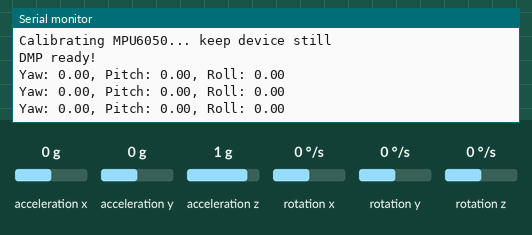
Bench run of a sketch on a simulated ESP32. On the bench: the last lines printed to the serial monitor. The inputs (shaded band) are chosen by the test bench; at power-on: acceleration x 0 g, acceleration y 0 g, acceleration z 1 g, rotation z 0 °/s, rotation x 0 °/s, rotation y 0 °/s.

Above: at 2.9 s.
3.0 s: acceleration x set to -1.4 g
At 3.6 s:
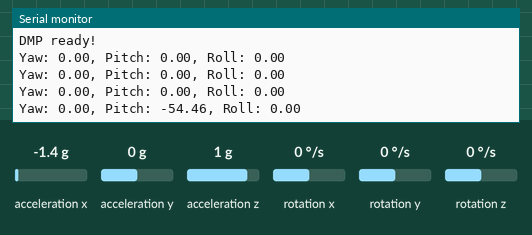
4.5 s: acceleration y set to -1.4 g
At 5.1 s:
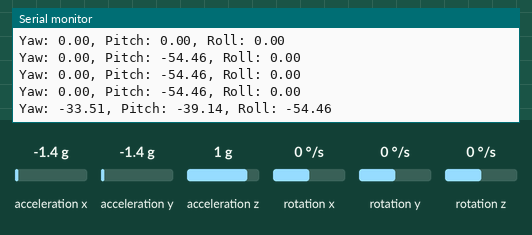
6.0 s: acceleration z set to -1.4 g
At 6.6 s:
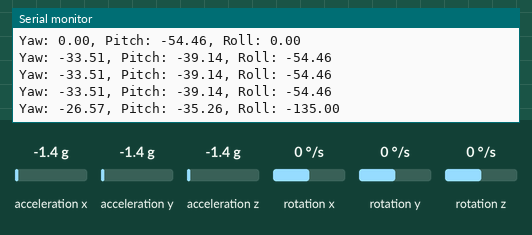
7.5 s: rotation z set to -192 °/s
At 8.1 s:
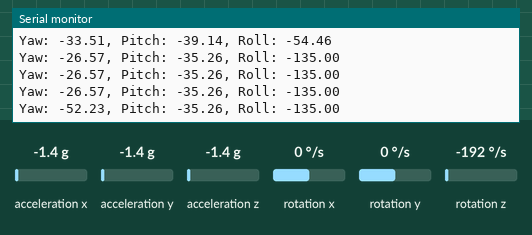
Timing chart, 0 to 10.0 s (numbered marks = the images above; inputs shaded):
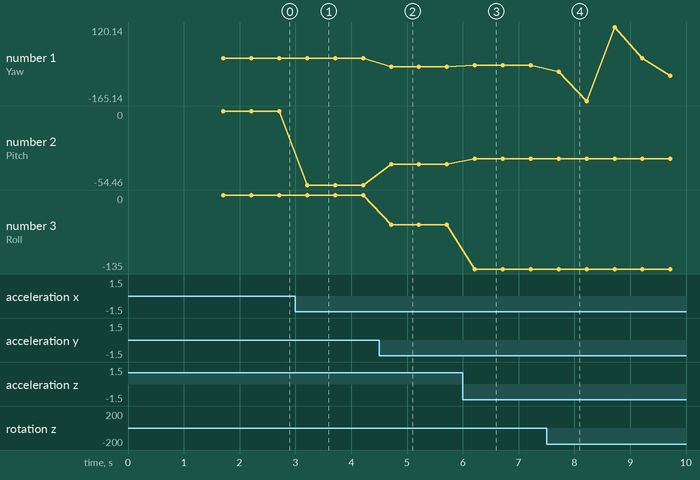

Measured:
- after the input at 3.0 s, the serial monitor: prints a new line after 0.21 s (image 1)
- after the input at 4.5 s, the serial monitor: prints a new line after 0.21 s (image 2)
- after the input at 6.0 s, the serial monitor: prints a new line after 0.22 s (image 3)
- after the input at 7.5 s, the serial monitor: prints a new line after 0.22 s (image 4)
- plotted number 1: 0 → -33.51 after the input at 4.5 s, -33.51 → -26.57 after the input at 6.0 s, -26.57 → -68.48 after the input at 7.5 s
- plotted number 2: 0 → -54.46 after the input at 3.0 s, -54.46 → -39.14 after the input at 4.5 s, -39.14 → -35.26 after the input at 6.0 s
- plotted number 3: -54.46 → -135 after the input at 6.0 s

The sketch:

dmptest2.ino
```cpp
#include "Wire.h"
#include "MPU6050_6Axis_MotionApps20.h"

MPU6050 mpu;

// MPU control/status vars
bool dmpReady = false;
uint8_t mpuIntStatus;
uint8_t devStatus;
uint16_t packetSize;
uint16_t fifoCount;
uint8_t fifoBuffer[64];

// orientation/motion vars
Quaternion q;
VectorFloat gravity;
float ypr[3];

// calibration offsets
int16_t ax, ay, az, gx, gy, gz;

unsigned long lastPrint = 0;
const unsigned long printInterval = 500; // 33s

void setup() {
  Serial.begin(115200);
  delay(1000);

  // Init I2C on custom pins
  Wire.begin(33, 32);
  Wire.setClock(400000);

  Serial.println("Initializing MPU6050...");

  mpu.initialize();
  if (!mpu.testConnection()) {
    Serial.println("MPU6050 connection failed!");
    while (1);
  }
  Serial.println("MPU6050 connected");

  // Run calibration
  Serial.println("Calibrating MPU6050... keep device still");
  delay(200);
  mpu.CalibrateAccel(20);
  mpu.CalibrateGyro(20);
  mpu.PrintActiveOffsets();

  // Load DMP firmware
  devStatus = mpu.dmpInitialize();

  if (devStatus == 0) {
    mpu.setDMPEnabled(true);
    dmpReady = true;
    packetSize = mpu.dmpGetFIFOPacketSize();
    Serial.println("DMP ready!");
  } else {
    Serial.print("DMP init failed (code ");
    Serial.print(devStatus);
    Serial.println(")");
  }
}

void loop() {
  if (!dmpReady) return;

  fifoCount = mpu.getFIFOCount();

  if (fifoCount == 1024) {
    mpu.resetFIFO(); // overflow
    Serial.println("FIFO overflow!");
    return;
  }

  if (fifoCount >= packetSize) {
    mpu.getFIFOBytes(fifoBuffer, packetSize);

    // Get quaternion and YPR
    mpu.dmpGetQuaternion(&q, fifoBuffer);
    mpu.dmpGetGravity(&gravity, &q);
    mpu.dmpGetYawPitchRoll(ypr, &q, &gravity);

    unsigned long now = millis();
    if (now - lastPrint >= printInterval) {
      lastPrint = now;
      Serial.printf("Yaw: %.2f, Pitch: %.2f, Roll: %.2f\n",
                    ypr[0] * 180 / M_PI,
                    ypr[1] * 180 / M_PI,
                    ypr[2] * 180 / M_PI);
    }
  }
}
```
